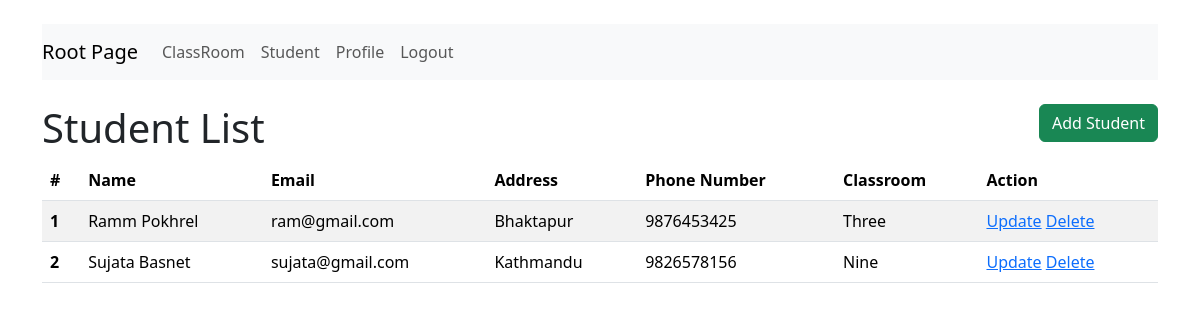
The page /crud/student/ on the database its author committed.
### crud/models.py (models this page shows, shortened)
class Student(models.Model):
    user = models.ForeignKey(UserProfile, on_delete= models.CASCADE, related_name = 'user_students')
    classroom = models.ForeignKey(ClassRoom, on_delete = models.CASCADE, related_name="classroom_students")

class UserProfile(models.Model):
    user = models.OneToOneField(User, on_delete = models.CASCADE)
    profile_picture = models.FileField(upload_to='profile_pictures', null=True, blank=True)
    address = models.CharField(max_length = 20)
    phone = models.CharField(max_length=14)
    @property
    def get_full_name(self):
        return self.user.get_full_name() if self.user.get_full_name() else self.user.username

class ClassRoom(models.Model):
    name = models.CharField(max_length = 10)

### crud/views.py (the view)
# urls.py: path("student/", crud_student, name="crud_student"),
def crud_student(request):
    students = Student.objects.all()
    return render(request, template_name = 'crud/student.html', context={'students': students})

### crud/templates/crud/student.html
{% extends 'crud/base.html' %}
{% block content %}
    {% include 'crud/nav.html' %}
    <br>
    <a href="{% url 'add_student' %}" class = "btn btn-success" style="float:right">Add Student</a>
    <h1>Student List</h1>
    <table class="table table-striped">
        <thead>
            <tr>
                <th scope="col">#</th>
                <th scope="col">Name</th>
                <th scope="col">Email</th>
                <th scope="col">Address</th>
                <th scope="col">Phone Number</th>
                <th scope="col">Classroom</th>
                <th scope="col">Action</th>
            </tr>
        </thead>
        <tbody>
            {% for student in students %}
                <tr>
                    <th scope="row">{{ forloop.counter }}</th>
                    <td>{{ student.user.get_full_name }}</td>
                    <td>{{ student.user.user.email }}</td>
                    <td>{{ student.user.address }}</td>
                    <td>{{ student.user.phone }}</td>
                    <td>{{ student.classroom.name }}</td>
                    <td>
                        <a href="#">Update</a>
                        <a href="{% url 'delete_student' student.id %}">Delete</a>
                    </td>
                </tr>
            {% endfor %}
        </tbody>
    </table>
{% endblock %}

### rows shown on the page
Student: user.get_full_name "Ramm Pokhrel", user.user.email "ram@gmail.com", user.address "Bhaktapur", user.phone "9876453425", classroom.name "Three"
Student: user.get_full_name "Sujata Basnet", user.user.email "sujata@gmail.com", user.address "Kathmandu", user.phone "9826578156", classroom.name "Nine"
